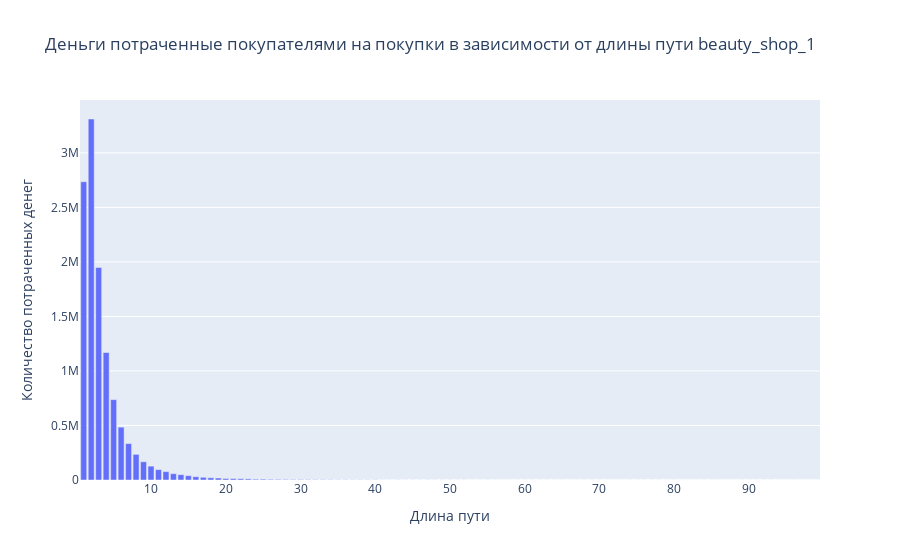

The cell this chart's notebook holds for it:
### Code cell
px.bar(x=money_buy.keys(), y=money_buy.values(), labels={'x': 'Длина пути', 'y': 'Количество потраченных денег'},
       title='Деньги потраченные покупателями на покупки в зависимости от длины пути beauty_shop_1')

### Figure 1 — Plotly figure (JSON) as saved in the notebook; plotly's stock layout.template omitted (floating-point values rounded to 4 significant figures)
{"data": [{"alignmentgroup": "True", "hovertemplate": "Длина пути=%{x}<br>Количество потраченных денег=%{y}<extra></extra>", "legendgroup": "", "marker": {"color": "#636efa", "pattern": {"shape": ""}}, "name": "", "offsetgroup": "", "orientation": "v", "showlegend": false, "textposition": "auto", "type": "bar", "x": [1, 2, 3, 4, 5, 6, 7, 8, 9, 10, 11, 12, 13, 14, 15, 16, 17, 18, 19, 20, 21, 22, 23, 24, 25, 26, 27, 28, 29, 30, 31, 32, 33, 34, 35, 36, 37, 38, 39, 40, 41, 42, 43, 44, 45, 46, 47, 48, 49, 50, 51, 52, 53, 54, 55, 56, 57, 58, 59, 60, 61, 62, 63, 64, 65, 66, 67, 68, 69, 70, 71, 72, 73, 74, 75, 76, 77, 78, 79, 80, 81, 82, 83, 84, 85, 86, 87, 88, 89, 90, 91, 92, 93, 94, 95, 96, 97, 98, 99], "xaxis": "x", "y": [2735000.0, 3311000.0, 1949000.0, 1169000.0, 737200.0, 484700.0, 334075, 235200.0, 167300.0, 127100.0, 95160.0, 76718, 57820.0, 48860.0, 39650.0, 30150.0, 24750.0, 20520.0, 18190.0, 13410.0, 12820.0, 11830.0, 10290.0, 7327.0, 7906.0, 6034.0, 5653.0, 4856.0, 4264.0, 4241.0, 3549.0, 2715.0, 2563.0, 2293.0, 1525.0, 1729.0, 1509.0, 1611.0, 1425.0, 1855.0, 629.6, 434.8, 949.0, 400.7, 404.3, 464.7, 609.1, 358.5, 496.8, 405.6, 373.5, 403.9, 188.6, 227.5, 395.7, 201.5, 135, 129.6, 150.6, 56.24, 134.5, 202.3, 201.5, 81.29, 268.8, 23.59, 104.4, 149.3, 114.8, 161.5, 13.95, 0, 0, 86.6, 29.23, 34.58, 38.37, 123.1, 34.3, 143.0, 0, 0, 31.87, 0, 0, 95.01, 0, 0, 122.7, 0, 0, 0, 18.14, 0, 0, 127.6, 0, 0, 0], "yaxis": "y"}], "layout": {"barmode": "relative", "legend": {"tracegroupgap": 0}, "title": {"text": "Деньги потраченные покупателями на покупки в зависимости от длины пути beauty_shop_1"}, "xaxis": {"anchor": "y", "domain": [0, 1], "title": {"text": "Длина пути"}}, "yaxis": {"anchor": "x", "domain": [0, 1], "title": {"text": "Количество потраченных денег"}}}}
